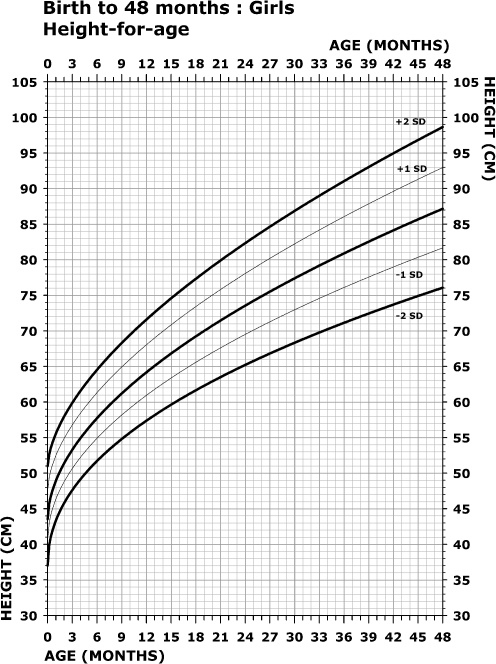
#> input picture research/raw/figs/antonius_fig2.jpg, 496 x 664 px; its folder holds 7 pictures in this run
$ python annot_crops.py
#> lines starting #> are read from the running program, lines starting #| are printed output that depends on the picture
#!/usr/bin/env python3
"""Annotated zoom crops for calibration verification.

Draws colored horizontal rulers at exact pixel positions for chosen values,
so a visual check can confirm which value the curve starts at.
"""
import pathlib

from PIL import Image, ImageDraw

ROOT = pathlib.Path(__file__).resolve().parents[1]
FIGS = ROOT / "research" / "raw" / "figs"

RULERS = {
    # value: color
    41: (255, 0, 0), 42: (0, 160, 0), 43: (0, 0, 255), 44: (255, 140, 0),
    45: (160, 0, 200), 46: (0, 160, 160), 47: (120, 60, 0),
}


def py_for(val, yt, yb, ymin, ymax):
    return yb - (val - ymin) / (ymax - ymin) * (yb - yt)


def make(fig, xl, xr, yt, yb, ymin, ymax, crop, scale, vals, out):
#> called with fig = 'antonius_fig2.jpg', xl = 47, xr = 442, yt = 81, yb = 615, ymin = 30, ymax = 105, crop = (40, 380, 170, 640)
    im = Image.open(FIGS / fig).convert("RGB")
    im = im.crop(crop).resize(((crop[2] - crop[0]) * scale, (crop[3] - crop[1]) * scale), Image.NEAREST)
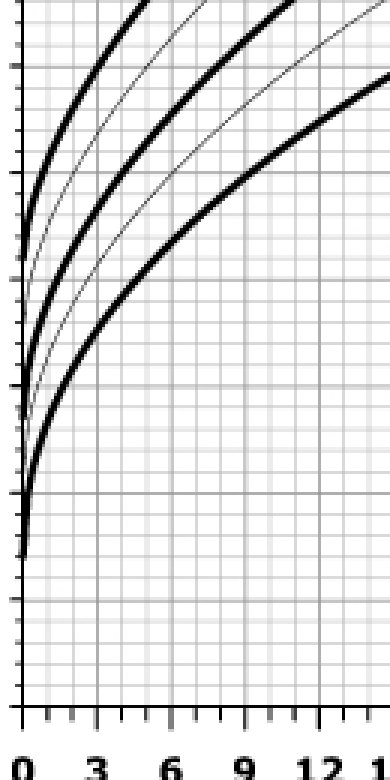
#> im: PIL image 390x780 RGB; min 0, max 255, mean 230
    dr = ImageDraw.Draw(im)
    for v in vals:
        py = (py_for(v, yt, yb, ymin, ymax) - crop[1]) * scale
        dr.line([(0, py), (im.width, py)], fill=RULERS[v], width=2)
    im.save(FIGS / out)
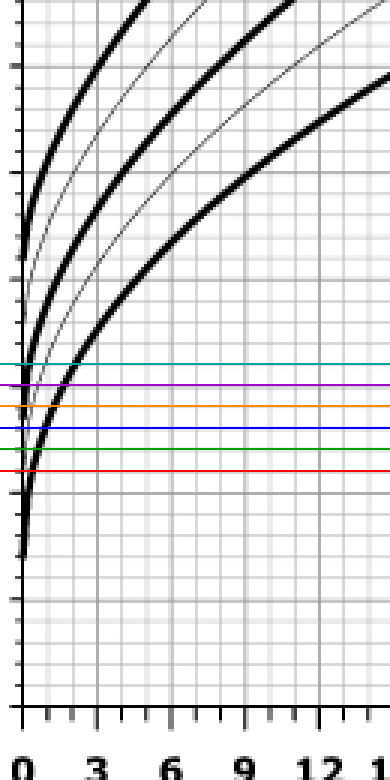
#> saved as annot_fig2_left.png: PIL image 390x780 RGB; mean R, G, B 228.4, 227.9, 228.3
    print(out, im.size, "vals:", vals)
#| annot_fig2_left.png (390, 780) vals: [41, 42, 43, 44, 45, 46]


# fig2 height girls: dense 1cm rulers 41..46 over left region
make("antonius_fig2.jpg", 47, 442, 81, 615, 30, 105, (40, 380, 170, 640), 3,
     [41, 42, 43, 44, 45, 46], "annot_fig2_left.png")
# fig5 weight boys: rulers 1.6..2.6 step 0.2
make("antonius_fig5.jpg", 41, 447, 78, 626, 0, 12, (34, 380, 170, 640), 3,
     [], "annot_fig5_left.png")
#> call 2 of make, with fig = 'antonius_fig5.jpg', xl = 41, xr = 447, yt = 78, yb = 626, ymin = 0, ymax = 12, crop = (34, 380, 170, 640)
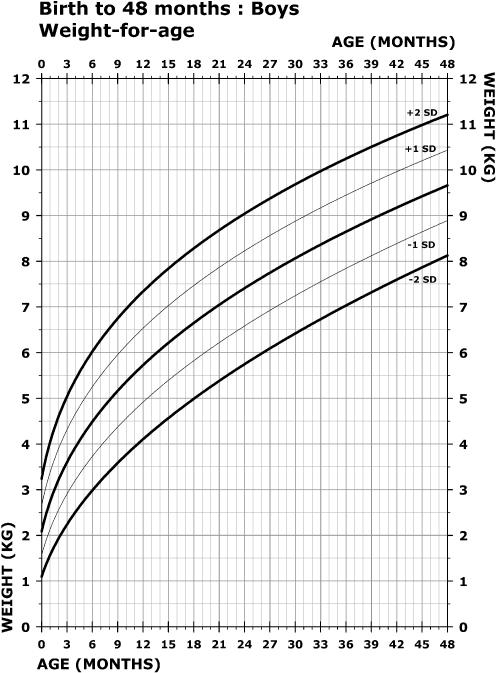
#> input picture research/raw/figs/antonius_fig5.jpg, 496 x 673 px
#> in make (call 2), `im = im.crop(crop).resize(((crop[2] - crop[0]) * scale, (crop[3] - cro..`:
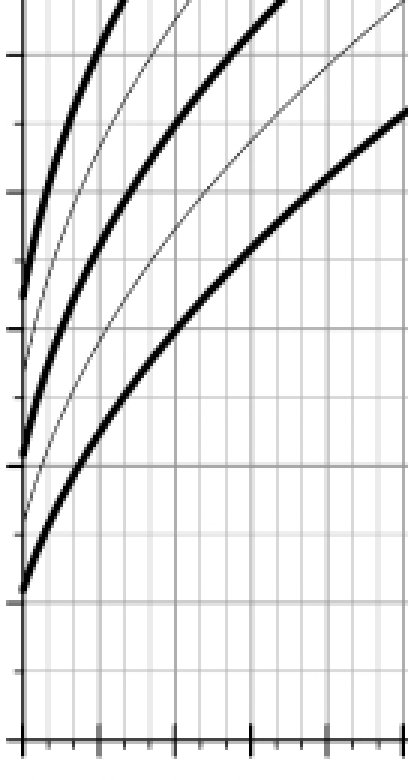
#> im: PIL image 408x780 RGB; min 0, max 255, mean 233.8
#| annot_fig5_left.png (408, 780) vals: []
# weight rulers need custom values; redo with explicit list
im = Image.open(FIGS / "antonius_fig5.jpg").convert("RGB")
crop = (34, 380, 170, 640)
im = im.crop(crop).resize(((crop[2] - crop[0]) * 3, (crop[3] - crop[1]) * 3), Image.NEAREST)
dr = ImageDraw.Draw(im)
cols = {1.6: (255, 0, 0), 1.8: (0, 160, 0), 2.0: (0, 0, 255), 2.2: (255, 140, 0),
        2.4: (160, 0, 200), 2.6: (0, 160, 160), 2.8: (120, 60, 0)}
for v, c in cols.items():
    py = (py_for(v, 78, 626, 0, 12) - crop[1]) * 3
    dr.line([(0, py), (im.width, py)], fill=c, width=2)
im.save(FIGS / "annot_fig5_left.png")
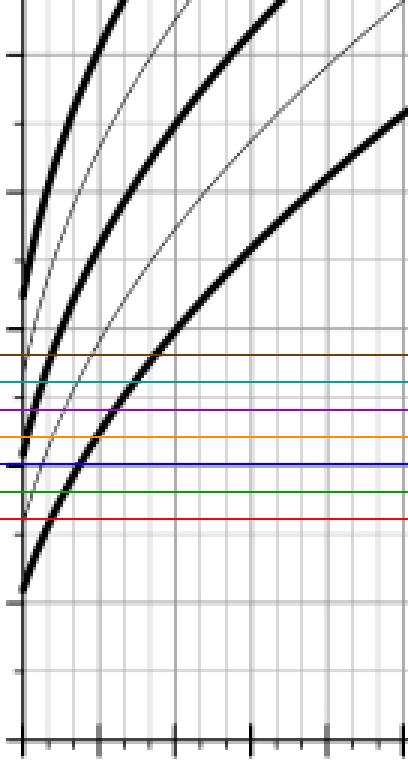
#> saved as annot_fig5_left.png: PIL image 408x780 RGB; mean R, G, B 231.6, 231, 231.2
print("annot_fig5_left.png", im.size, "cols:", list(cols))
#| annot_fig5_left.png (408, 780) cols: [1.6, 1.8, 2.0, 2.2, 2.4, 2.6, 2.8]
